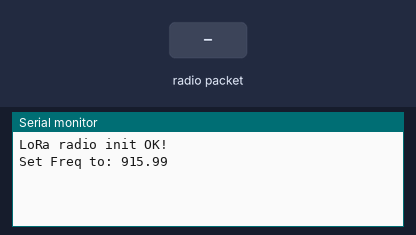
This sketch was run on a simulated Arduino Uno, built with avr-gcc and run on an emulated ATmega328P. On the bench: the last lines printed to the serial monitor. Inputs (shaded band) come from the test bench. No radio packets arrive unless stated.

Above: at 1.2 s.
1.3 s: radio packet "1" arrives
At 2.5 s:
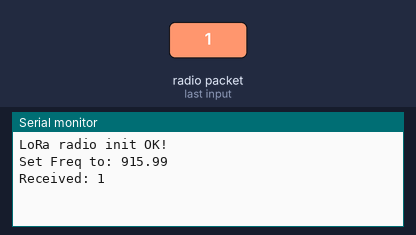
2.8 s: radio packet "0" arrives
At 3.9 s:
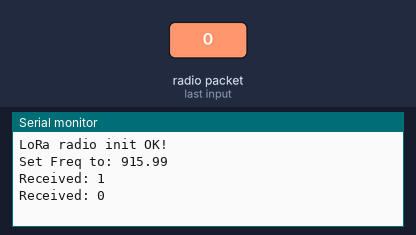
4.3 s: radio packet "2" arrives
At 5.0 s:
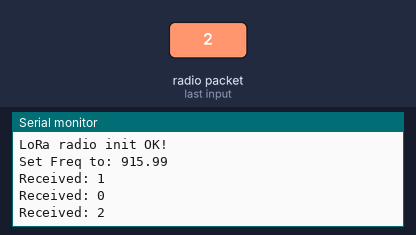

Measured:
- after the input at 1.3 s, the serial monitor: prints a new line at once (image 1)
- after the input at 2.8 s, the serial monitor: prints a new line at once (image 2)
- after the input at 4.3 s, the serial monitor: prints a new line at once (image 3)

The sketch:

Receiver.ino
```cpp
#include <SPI.h>
#include <RH_RF95.h>

// Define pins
#define RFM95_CS 10
#define RFM95_RST 9
#define RFM95_INT 7

// Define frequency
#define RF95_FREQ 915.9888

// Singleton instance of the radio driver
RH_RF95 rf95(RFM95_CS, RFM95_INT);

void setup() {
  // Setup serial monitor
  Serial.begin(115200);
  while (!Serial);

  // Initialize RFM95 module
  pinMode(RFM95_RST, OUTPUT);
  digitalWrite(RFM95_RST, HIGH);

  // Manual reset
  digitalWrite(RFM95_RST, LOW);
  delay(10);
  digitalWrite(RFM95_RST, HIGH);
  delay(10);

  if (!rf95.init()) {
    Serial.println("LoRa radio init failed");
    while (1);
  }
  Serial.println("LoRa radio init OK!");

  // Set frequency
  if (!rf95.setFrequency(RF95_FREQ)) {
    Serial.println("setFrequency failed");
    while (1);
  }
  Serial.print("Set Freq to: "); Serial.println(RF95_FREQ);

  // Set receiver gain
  rf95.setTxPower(23, false);
}

void loop() {
  if (rf95.available()) {
    // Should be a message for us now
    uint8_t buf[RH_RF95_MAX_MESSAGE_LEN];
    uint8_t len = sizeof(buf);

    if (rf95.recv(buf, &len)) {
      Serial.print("Received: ");
      Serial.write(buf, len);
      Serial.println();
    } else {
      Serial.println("Receive failed");
    }
  }
}
```
